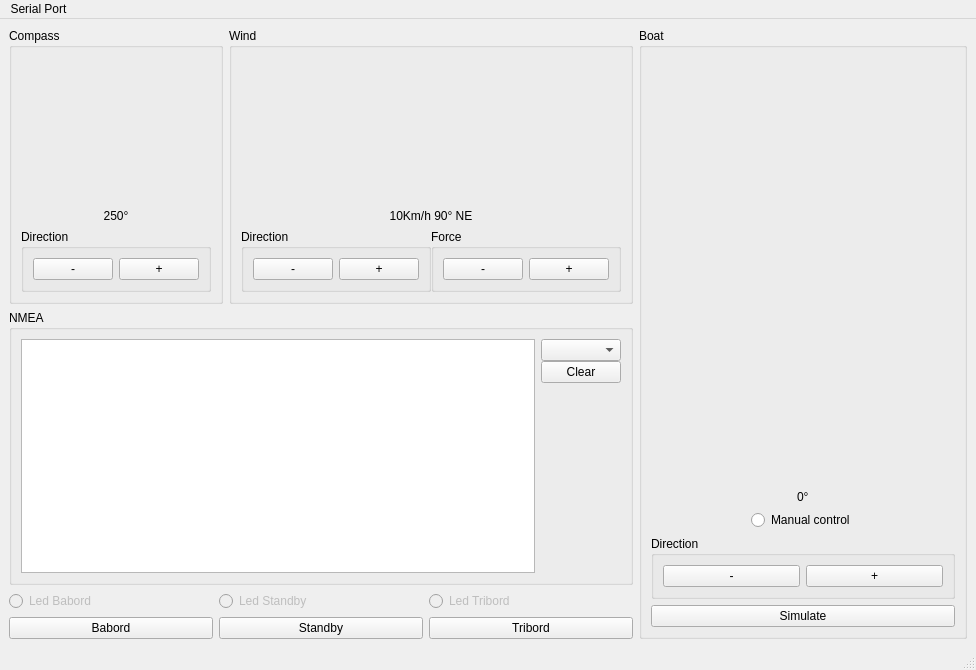
<?xml version="1.0" encoding="UTF-8"?>
<ui version="4.0">
 <class>MainWindow</class>
 <widget class="QMainWindow" name="MainWindow">
  <property name="geometry">
   <rect>
    <x>0</x>
    <y>0</y>
    <width>976</width>
    <height>670</height>
   </rect>
  </property>
  <property name="windowTitle">
   <string>MainWindow</string>
  </property>
  <widget class="QWidget" name="centralwidget">
   <layout class="QVBoxLayout" name="verticalLayout_8">
    <item>
     <layout class="QHBoxLayout" name="horizontalLayout_2">
      <item>
       <layout class="QVBoxLayout" name="verticalLayout_7">
        <item>
         <layout class="QHBoxLayout" name="horizontalLayout">
          <item>
           <widget class="QGroupBox" name="CompassGroupBox">
            <property name="sizePolicy">
             <sizepolicy hsizetype="Expanding" vsizetype="Preferred">
              <horstretch>0</horstretch>
              <verstretch>0</verstretch>
             </sizepolicy>
            </property>
            <property name="title">
             <string>Compass</string>
            </property>
            <layout class="QVBoxLayout" name="verticalLayout">
             <item>
              <layout class="QVBoxLayout" name="CompassLayout">
               <item>
                <layout class="QHBoxLayout" name="horizontalLayout_6">
                 <property name="sizeConstraint">
                  <enum>QLayout::SetDefaultConstraint</enum>
                 </property>
                 <item>
                  <widget class="Compass" name="CompassWidget" native="true">
                   <property name="sizePolicy">
                    <sizepolicy hsizetype="Preferred" vsizetype="Expanding">
                     <horstretch>0</horstretch>
                     <verstretch>0</verstretch>
                    </sizepolicy>
                   </property>
                   <property name="minimumSize">
                    <size>
                     <width>50</width>
                     <height>50</height>
                    </size>
                   </property>
                  </widget>
                 </item>
                </layout>
               </item>
               <item>
                <widget class="QLabel" name="CompassValueLabel">
                 <property name="sizePolicy">
                  <sizepolicy hsizetype="Minimum" vsizetype="Minimum">
                   <horstretch>0</horstretch>
                   <verstretch>0</verstretch>
                  </sizepolicy>
                 </property>
                 <property name="text">
                  <string>250°</string>
                 </property>
                 <property name="textFormat">
                  <enum>Qt::AutoText</enum>
                 </property>
                 <property name="alignment">
                  <set>Qt::AlignCenter</set>
                 </property>
                </widget>
               </item>
               <item>
                <widget class="QGroupBox" name="CompassControlGb">
                 <property name="title">
                  <string>Direction</string>
                 </property>
                 <layout class="QVBoxLayout" name="verticalLayout_3">
                  <item>
                   <layout class="QHBoxLayout" name="CompassControlButtonsLayout">
                    <item>
                     <widget class="QPushButton" name="CompassACWButton">
                      <property name="text">
                       <string>-</string>
                      </property>
                     </widget>
                    </item>
                    <item>
                     <widget class="QPushButton" name="CompassCWButton">
                      <property name="text">
                       <string>+</string>
                      </property>
                     </widget>
                    </item>
                   </layout>
                  </item>
                 </layout>
                </widget>
               </item>
              </layout>
             </item>
            </layout>
           </widget>
          </item>
          <item>
           <widget class="QGroupBox" name="WindGb">
            <property name="title">
             <string>Wind</string>
            </property>
            <layout class="QVBoxLayout" name="verticalLayout_2">
             <item>
              <layout class="QVBoxLayout" name="WindLayout">
               <item>
                <layout class="QHBoxLayout" name="horizontalLayout_5">
                 <item>
                  <widget class="Compass" name="WindWidget" native="true">
                   <property name="sizePolicy">
                    <sizepolicy hsizetype="Expanding" vsizetype="Expanding">
                     <horstretch>0</horstretch>
                     <verstretch>0</verstretch>
                    </sizepolicy>
                   </property>
                   <property name="minimumSize">
                    <size>
                     <width>0</width>
                     <height>0</height>
                    </size>
                   </property>
                  </widget>
                 </item>
                </layout>
               </item>
               <item>
                <widget class="QLabel" name="WindValueLabel">
                 <property name="text">
                  <string>10Km/h 90° NE</string>
                 </property>
                 <property name="textFormat">
                  <enum>Qt::AutoText</enum>
                 </property>
                 <property name="alignment">
                  <set>Qt::AlignCenter</set>
                 </property>
                </widget>
               </item>
               <item>
                <layout class="QHBoxLayout" name="horizontalLayout_4">
                 <property name="spacing">
                  <number>0</number>
                 </property>
                 <item>
                  <widget class="QGroupBox" name="WdGb">
                   <property name="title">
                    <string>Direction</string>
                   </property>
                   <layout class="QVBoxLayout" name="verticalLayout_5">
                    <item>
                     <layout class="QHBoxLayout" name="WdGbLayout">
                      <item>
                       <widget class="QPushButton" name="WdACWButton">
                        <property name="text">
                         <string>-</string>
                        </property>
                       </widget>
                      </item>
                      <item>
                       <widget class="QPushButton" name="WdCWButton">
                        <property name="text">
                         <string>+</string>
                        </property>
                       </widget>
                      </item>
                     </layout>
                    </item>
                   </layout>
                  </widget>
                 </item>
                 <item>
                  <widget class="QGroupBox" name="WfGb">
                   <property name="title">
                    <string>Force</string>
                   </property>
                   <layout class="QVBoxLayout" name="verticalLayout_6">
                    <property name="spacing">
                     <number>6</number>
                    </property>
                    <item>
                     <layout class="QHBoxLayout" name="WfGbLayout">
                      <item>
                       <widget class="QPushButton" name="WfDecreaseButton">
                        <property name="text">
                         <string>-</string>
                        </property>
                       </widget>
                      </item>
                      <item>
                       <widget class="QPushButton" name="WfIncreaseButton">
                        <property name="text">
                         <string>+</string>
                        </property>
                       </widget>
                      </item>
                     </layout>
                    </item>
                   </layout>
                  </widget>
                 </item>
                </layout>
               </item>
              </layout>
             </item>
            </layout>
           </widget>
          </item>
         </layout>
        </item>
        <item>
         <widget class="QGroupBox" name="NMEAGb">
          <property name="title">
           <string>NMEA</string>
          </property>
          <layout class="QHBoxLayout" name="horizontalLayout_3">
           <item>
            <layout class="QHBoxLayout" name="NMEALayout">
             <item>
              <widget class="QPlainTextEdit" name="NMEAOutput">
               <property name="lineWrapMode">
                <enum>QPlainTextEdit::NoWrap</enum>
               </property>
               <property name="readOnly">
                <bool>true</bool>
               </property>
               <property name="plainText">
                <string/>
               </property>
              </widget>
             </item>
             <item>
              <layout class="QVBoxLayout" name="verticalLayout_10">
               <property name="spacing">
                <number>0</number>
               </property>
               <property name="sizeConstraint">
                <enum>QLayout::SetDefaultConstraint</enum>
               </property>
               <item alignment="Qt::AlignTop">
                <widget class="QComboBox" name="NMEASelect">
                 <property name="editable">
                  <bool>false</bool>
                 </property>
                 <property name="currentIndex">
                  <number>-1</number>
                 </property>
                 <property name="placeholderText">
                  <string>NMEA</string>
                 </property>
                 <item>
                  <property name="text">
                   <string>None</string>
                  </property>
                 </item>
                 <item>
                  <property name="text">
                   <string>GPGGA</string>
                  </property>
                 </item>
                 <item>
                  <property name="text">
                   <string>GPRMC</string>
                  </property>
                 </item>
                </widget>
               </item>
               <item alignment="Qt::AlignTop">
                <widget class="QPushButton" name="NMEAClearButton">
                 <property name="sizePolicy">
                  <sizepolicy hsizetype="Minimum" vsizetype="Fixed">
                   <horstretch>0</horstretch>
                   <verstretch>0</verstretch>
                  </sizepolicy>
                 </property>
                 <property name="text">
                  <string>Clear</string>
                 </property>
                </widget>
               </item>
               <item>
                <spacer name="verticalSpacer">
                 <property name="orientation">
                  <enum>Qt::Vertical</enum>
                 </property>
                 <property name="sizeHint" stdset="0">
                  <size>
                   <width>20</width>
                   <height>40</height>
                  </size>
                 </property>
                </spacer>
               </item>
              </layout>
             </item>
            </layout>
           </item>
          </layout>
         </widget>
        </item>
        <item>
         <layout class="QGridLayout" name="HmiGridLayout">
          <item row="1" column="2">
           <widget class="QPushButton" name="TribordButton">
            <property name="text">
             <string>Tribord</string>
            </property>
           </widget>
          </item>
          <item row="1" column="0">
           <widget class="QPushButton" name="BabordButton">
            <property name="text">
             <string>Babord</string>
            </property>
           </widget>
          </item>
          <item row="1" column="1">
           <widget class="QPushButton" name="StandbyButton">
            <property name="text">
             <string>Standby</string>
            </property>
           </widget>
          </item>
          <item row="0" column="0">
           <widget class="QRadioButton" name="LedBabord">
            <property name="enabled">
             <bool>false</bool>
            </property>
            <property name="text">
             <string>Led Babord</string>
            </property>
            <property name="autoExclusive">
             <bool>false</bool>
            </property>
           </widget>
          </item>
          <item row="0" column="1">
           <widget class="QRadioButton" name="LedStandby">
            <property name="enabled">
             <bool>false</bool>
            </property>
            <property name="text">
             <string>Led Standby</string>
            </property>
            <property name="checkable">
             <bool>true</bool>
            </property>
            <property name="autoExclusive">
             <bool>false</bool>
            </property>
           </widget>
          </item>
          <item row="0" column="2">
           <widget class="QRadioButton" name="LedTribord">
            <property name="enabled">
             <bool>false</bool>
            </property>
            <property name="text">
             <string>Led Tribord</string>
            </property>
            <property name="checkable">
             <bool>true</bool>
            </property>
            <property name="autoExclusive">
             <bool>false</bool>
            </property>
           </widget>
          </item>
         </layout>
        </item>
       </layout>
      </item>
      <item>
       <widget class="QGroupBox" name="BoatGb">
        <property name="title">
         <string>Boat</string>
        </property>
        <layout class="QVBoxLayout" name="verticalLayout_4">
         <item>
          <layout class="QVBoxLayout" name="BoatLayout">
           <property name="sizeConstraint">
            <enum>QLayout::SetNoConstraint</enum>
           </property>
           <item>
            <widget class="BoatWidget" name="BoatWidget" native="true">
             <property name="sizePolicy">
              <sizepolicy hsizetype="Expanding" vsizetype="Expanding">
               <horstretch>0</horstretch>
               <verstretch>0</verstretch>
              </sizepolicy>
             </property>
            </widget>
           </item>
           <item alignment="Qt::AlignHCenter|Qt::AlignVCenter">
            <widget class="QLabel" name="HydraulicAngle">
             <property name="text">
              <string>0°</string>
             </property>
            </widget>
           </item>
           <item alignment="Qt::AlignHCenter|Qt::AlignVCenter">
            <widget class="QRadioButton" name="HydraulicManualControl">
             <property name="text">
              <string>Manual control</string>
             </property>
            </widget>
           </item>
           <item>
            <widget class="QGroupBox" name="BoatControlGb">
             <property name="title">
              <string>Direction</string>
             </property>
             <layout class="QVBoxLayout" name="verticalLayout_9">
              <item>
               <layout class="QHBoxLayout" name="CapControl">
                <property name="spacing">
                 <number>6</number>
                </property>
                <property name="sizeConstraint">
                 <enum>QLayout::SetNoConstraint</enum>
                </property>
                <item>
                 <widget class="QPushButton" name="CapControlMinusButton">
                  <property name="text">
                   <string>-</string>
                  </property>
                 </widget>
                </item>
                <item>
                 <widget class="QPushButton" name="CapControlPlusButton">
                  <property name="text">
                   <string>+</string>
                  </property>
                 </widget>
                </item>
               </layout>
              </item>
             </layout>
            </widget>
           </item>
           <item>
            <widget class="QPushButton" name="SimulateButton">
             <property name="text">
              <string>Simulate</string>
             </property>
            </widget>
           </item>
          </layout>
         </item>
        </layout>
       </widget>
      </item>
     </layout>
    </item>
   </layout>
  </widget>
  <widget class="QMenuBar" name="menubar">
   <property name="geometry">
    <rect>
     <x>0</x>
     <y>0</y>
     <width>976</width>
     <height>22</height>
    </rect>
   </property>
   <widget class="QMenu" name="menuSerialPort">
    <property name="title">
     <string>Serial Port</string>
    </property>
    <widget class="QMenu" name="menuPort">
     <property name="title">
      <string>Port</string>
     </property>
     <addaction name="actionCOM1"/>
    </widget>
    <widget class="QMenu" name="menuBaudRate">
     <property name="title">
      <string>BaudRate</string>
     </property>
     <addaction name="action4800"/>
     <addaction name="action9600"/>
     <addaction name="action19200"/>
     <addaction name="action38400"/>
     <addaction name="action57600"/>
     <addaction name="action115200"/>
     <addaction name="action128000"/>
     <addaction name="action256000"/>
     <addaction name="action1000000"/>
     <addaction name="action2000000"/>
     <addaction name="action4000000"/>
    </widget>
    <addaction name="menuPort"/>
    <addaction name="menuBaudRate"/>
    <addaction name="actionOpen"/>
   </widget>
   <addaction name="menuSerialPort"/>
  </widget>
  <widget class="QStatusBar" name="statusbar"/>
  <action name="actionOpen">
   <property name="text">
    <string>Open</string>
   </property>
  </action>
  <action name="actionCOM1">
   <property name="text">
    <string>COM1</string>
   </property>
  </action>
  <action name="action4800">
   <property name="text">
    <string>4800</string>
   </property>
  </action>
  <action name="action9600">
   <property name="text">
    <string>9600</string>
   </property>
  </action>
  <action name="action19200">
   <property name="text">
    <string>19200</string>
   </property>
  </action>
  <action name="action38400">
   <property name="text">
    <string>38400</string>
   </property>
  </action>
  <action name="action57600">
   <property name="text">
    <string>57600</string>
   </property>
  </action>
  <action name="action115200">
   <property name="text">
    <string>115200</string>
   </property>
  </action>
  <action name="action128000">
   <property name="text">
    <string>128000</string>
   </property>
  </action>
  <action name="action256000">
   <property name="text">
    <string>256000</string>
   </property>
  </action>
  <action name="action1000000">
   <property name="text">
    <string>1000000</string>
   </property>
  </action>
  <action name="action2000000">
   <property name="text">
    <string>2000000</string>
   </property>
  </action>
  <action name="action4000000">
   <property name="text">
    <string>4000000</string>
   </property>
  </action>
 </widget>
 <customwidgets>
  <customwidget>
   <class>BoatWidget</class>
   <extends>QWidget</extends>
   <header>ui.BoatWidget.h</header>
   <container>1</container>
  </customwidget>
  <customwidget>
   <class>Compass</class>
   <extends>QWidget</extends>
   <header>ui.Compass.h</header>
   <container>1</container>
  </customwidget>
 </customwidgets>
 <resources/>
 <connections/>
</ui>
